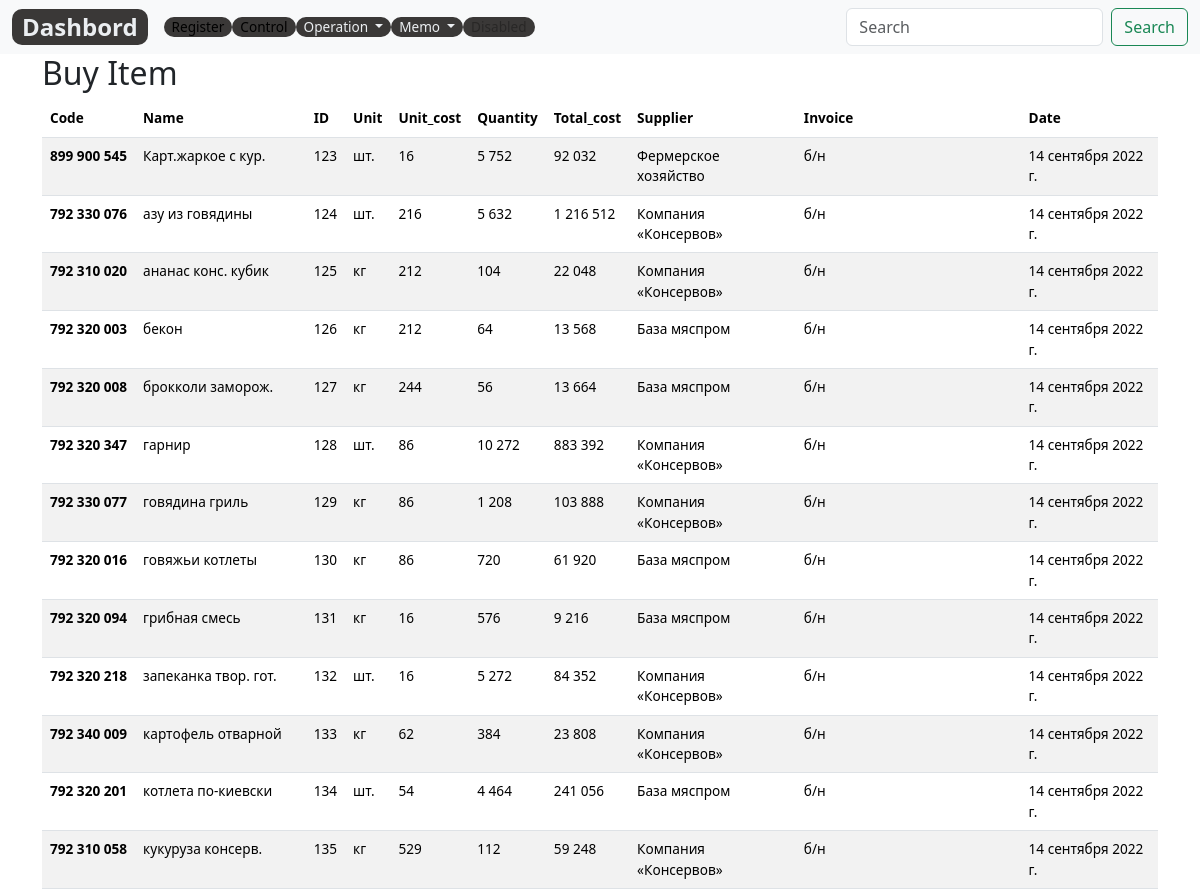
Page /control/buy_item_list/ (upper part) on the earlier database version.
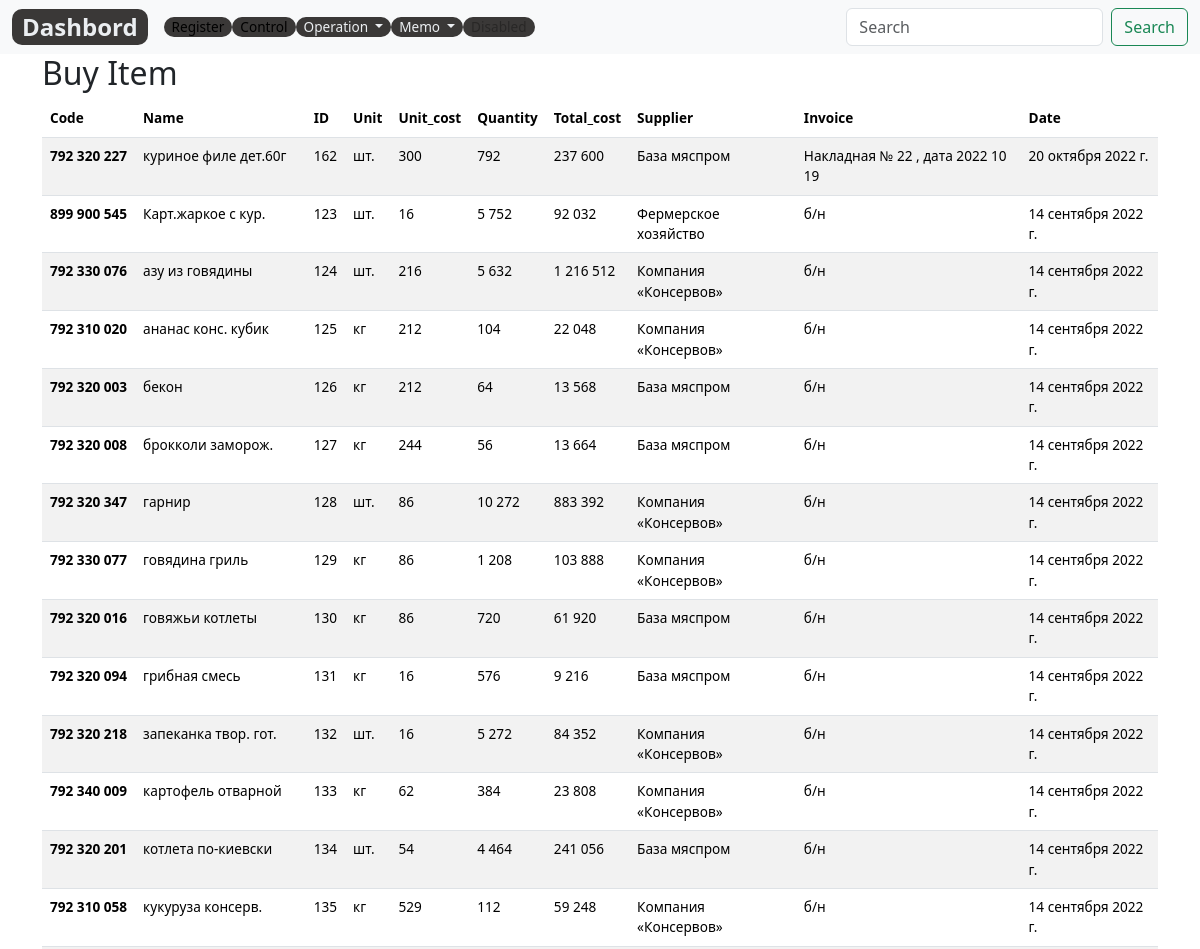
Same page on the later database version.
### control/models.py (models this page shows, shortened)
class BuyItem(models.Model):
    code=models.DecimalField(max_digits=12, help_text="Не более 12 знаков",decimal_places=0,null=True,verbose_name='Код')
    item =models.CharField(max_length=200, help_text="Не более 200 знаков", db_index=True)#отражение в buy_items_list.html
    name = models.ForeignKey(Item, null=True, verbose_name='Наименование', on_delete=models.CASCADE)# для form buy_item.html
    slug= models.SlugField(max_length=255, verbose_name='Url',blank=True, null=True)
    unit = models.CharField(max_length=10,verbose_name='Ед.изм.',  choices=UNITS, null=True ,default='kg')
    unit_cost=models.PositiveIntegerField(verbose_name='Цена, руб', default=0,null=True)
    quantity= models.PositiveIntegerField(verbose_name='Кол.',default=0)
    cost= models.PositiveIntegerField(verbose_name='Сумма, руб', blank=True,null=True)
    item_supplier=models.CharField(max_length=200, help_text="Не более 200 знаков", null=True)#отражение в buy_items_list.html
    supplier= models.ForeignKey(Supplier, on_delete=models.CASCADE, null=True)
    invoice= models.CharField(max_length=250,verbose_name='Накладная',  null=True ,default='Накладная №     , дата   ')
    created_date = models.DateField(auto_now_add=True, verbose_name='Дата',)
    class Meta:
        ordering = ['-created_date']
        verbose_name = 'Закупка'
        verbose_name_plural = 'Закупки'
    @property
    def get_cost(self):
        return self.unit_cost * self.quantity

### control/views.py (the view)
# urls.py: path('buy_item_list/', BuyItemsListView.as_view(), name='buy_item_list'),
class BuyItemsListView(ListView):
    model=BuyItem
    template_name = 'lists/buy_items_list.html'
    context_object_name = 'buyitems'

### control/templates/lists/buy_items_list.html (shortened to what this page needs)
{% extends 'base_simple.html' %}
{% block content %}
<div class="container">
  <h2>Buy Item</h2>
  <table class="table table-striped">
    <thead style="position: sticky;
  top: -1px;
  z-index: 2;background: #9d9e9e;">
      <tr>
        <th scope="col">Code</th>
        <th scope="col">Name</th>
        <th scope="col">ID</th>
        <th scope="col">Unit</th>
        <th scope="col">Unit_cost</th>
        <th scope="col">Quantity</th>
        <th scope="col">Total_cost</th>
        <th scope="col">Supplier</th>
        <th scope="col">Invoice</th>
        <th scope="col">Date</th>
      </tr>
    </thead>
    <tbody>
      {% for buyitem in buyitems %}
      <tr>
        <th scope="row">{{buyitem.code}}</th>
        <td>{{buyitem.item}}</td>
        <td>{{buyitem.id}}</td>
        <td>{{buyitem.unit}}</td>
        <td>{{buyitem.unit_cost}}</td>
        <td>{{buyitem.quantity}}</td>
        <td>{{buyitem.get_cost}}</td>
        <td>{{buyitem.item_supplier}}</td>
        <td>{{buyitem.invoice}}</td>
        <td>{{buyitem.created_date}}</td>
      </tr>
      {% endfor %}
    </tbody>
  </table>
</div>
{% endblock %}

Differences in the rows shown:
added BuyItem: code "792 320 227", item "куриное филе дет.60г", id "162", unit "шт.", unit_cost "300", quantity "792", get_cost "237 600", item_supplier "База мяспром", invoice "Накладная № 22 , дата 2022 10 19", created_date "20 октября 2022 г."
